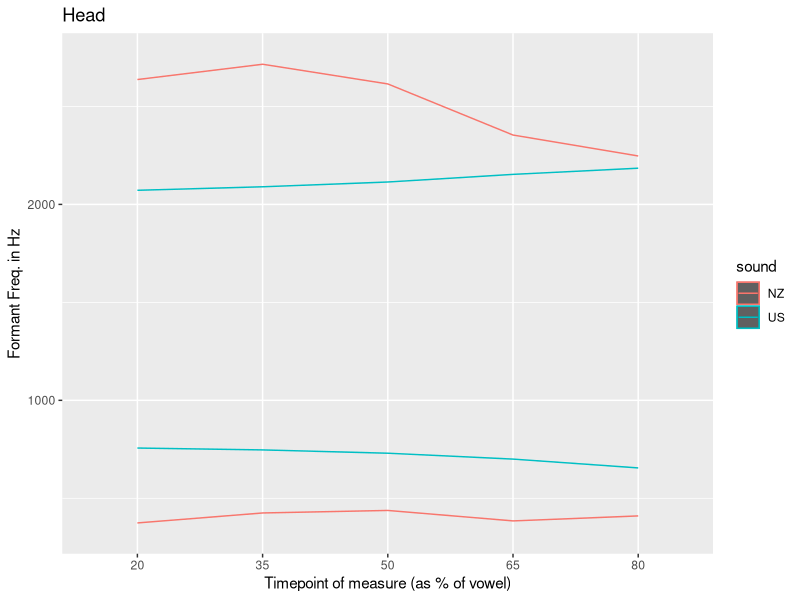
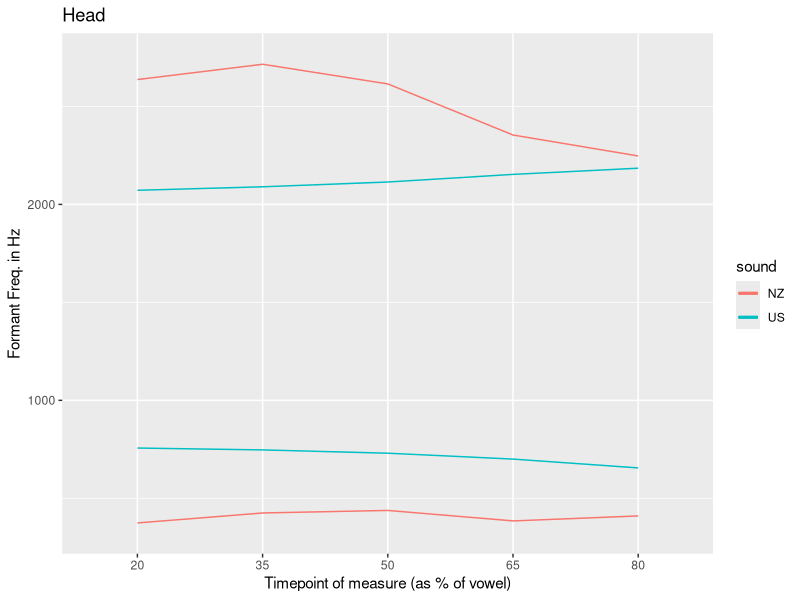

These charts were generated, in order, by the following R code:
# libries we'll need
library(ggplot2)
library(reshape2)

# read in data
formantData <- read.csv("formantMeasures.csv")

# plot formants for head
# get F1 measures
ehF1 <- formantData[formantData$vowel == "head", 1:7]
colnames(ehF1) <- c("sound","vowel","20", "35", "50","65", "80")
ehF1 <- melt(ehF1, id=c("sound","vowel"))

# get F2 measures
ehF2 <- formantData[formantData$vowel == "head", c(1:2,8:12)]
colnames(ehF2) <- c("sound","vowel","20", "35", "50","65", "80")
ehF2 <- melt(ehF2, id=c("sound","vowel"))

# plot mean w. 90% confidence interval
ggplot(ehF1, aes(x = variable, colour = sound)) +
  stat_summary(aes(y = value, group = sound, fill = sound), fun.data = mean_cl_boot,
               position = "identity", geom="ribbon", fun.args=list(conf.int=.9), alpha = .5) +  
  stat_summary(aes(y = value, group = sound), position = "identity", geom="line") +
  stat_summary(aes(y = value, group = sound, fill = sound),fun.data = mean_cl_boot,
               position = "identity", geom="ribbon", data = ehF2, fun.args=list(conf.int=.9), alpha = .5) +
  stat_summary(aes(y = value, group = sound), position = "identity", geom="line", data = ehF2) +
  labs(x = "Timepoint of measure (as % of vowel)", y = "Formant Freq. in Hz", title = "Head")

# same as above with no outline to CI
ggplot(ehF1, aes(x = variable, colour = sound)) +
  stat_summary(aes(y = value, group = sound, fill = sound), fun.data = mean_cl_boot,
               position = "identity", geom="smooth", fun.args=list(conf.int=.9), alpha = .3) +  
  stat_summary(aes(y = value, group = sound), position = "identity", geom="line") +
  stat_summary(aes(y = value, group = sound, fill = sound),fun.data = mean_cl_boot,
               position = "identity", geom="smooth", data = ehF2, fun.args=list(conf.int=.9), alpha = .3) +
  stat_summary(aes(y = value, group = sound), position = "identity", geom="line", data = ehF2) +
  labs(x = "Timepoint of measure (as % of vowel)", y = "Formant Freq. in Hz", title = "Head")
